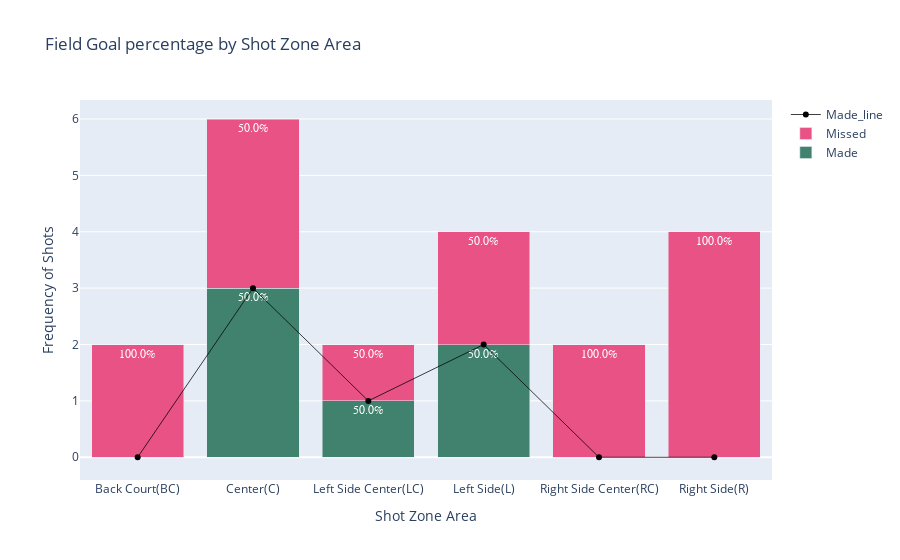

The notebook cell saved with this chart:
### Code cell
league_copy = league_avg_2.copy()

cross_tab = pd.crosstab(league_copy['SHOT_ZONE_AREA'], league_copy['SHOT_MADE_FLAG'], margins=True)
cross_tab['FG_PCT'] = round(cross_tab[1]/cross_tab['All'],3)

main_data = cross_tab.drop(columns='All')[:-1]  
made = [str(round(data*100,1)) + '%' for data in main_data.FG_PCT]
missed = [str(round((1-data)*100,1)) + '%' for data in main_data.FG_PCT]
x = main_data.index
color_1 = dict(color='#40826d')
color_2 = dict(color='#E85285')
scatter_line = dict(color='black', width=.75)
font = dict(family='sans serif', size=12, color='white')

made_bar = go.Bar(
    text= made,
    name = 'Made',
    x = x,
    y = main_data[1],
    textfont = font,
    marker = color_1,
)

line = go.Scatter(
    x = x,
    y = main_data[1],
    line = scatter_line,
    name='Made_line'
)

missed_bar = go.Bar(
    text = missed,
    name ='Missed',
    x = x,
    y = main_data[0],
    textfont = font,
    marker = color_2,
)

fig_data = [made_bar, missed_bar, line]

fig = go.Figure(data=fig_data)

fig.update_layout(go.Layout(
    
    title = 'Field Goal percentage by Shot Zone Area',
    yaxis_title = 'Frequency of Shots',
    xaxis_title = 'Shot Zone Area',
    showlegend =True,
    barmode='stack'
))

plotly.offline.iplot(fig)

### Figure 1 — Plotly figure (JSON) as saved in the notebook; plotly's stock layout.template omitted (floating-point values rounded to 4 significant figures)
{"data": [{"marker": {"color": "#40826d"}, "name": "Made", "text": ["0.0%", "50.0%", "50.0%", "50.0%", "0.0%", "0.0%"], "textfont": {"color": "white", "family": "sans serif", "size": 12}, "type": "bar", "x": ["Back Court(BC)", "Center(C)", "Left Side Center(LC)", "Left Side(L)", "Right Side Center(RC)", "Right Side(R)"], "y": [0, 3, 1, 2, 0, 0]}, {"marker": {"color": "#E85285"}, "name": "Missed", "text": ["100.0%", "50.0%", "50.0%", "50.0%", "100.0%", "100.0%"], "textfont": {"color": "white", "family": "sans serif", "size": 12}, "type": "bar", "x": ["Back Court(BC)", "Center(C)", "Left Side Center(LC)", "Left Side(L)", "Right Side Center(RC)", "Right Side(R)"], "y": [2, 3, 1, 2, 2, 4]}, {"line": {"color": "black", "width": 0.75}, "name": "Made_line", "type": "scatter", "x": ["Back Court(BC)", "Center(C)", "Left Side Center(LC)", "Left Side(L)", "Right Side Center(RC)", "Right Side(R)"], "y": [0, 3, 1, 2, 0, 0]}], "layout": {"barmode": "stack", "showlegend": true, "title": {"text": "Field Goal percentage by Shot Zone Area"}, "xaxis": {"title": {"text": "Shot Zone Area"}}, "yaxis": {"title": {"text": "Frequency of Shots"}}}}
